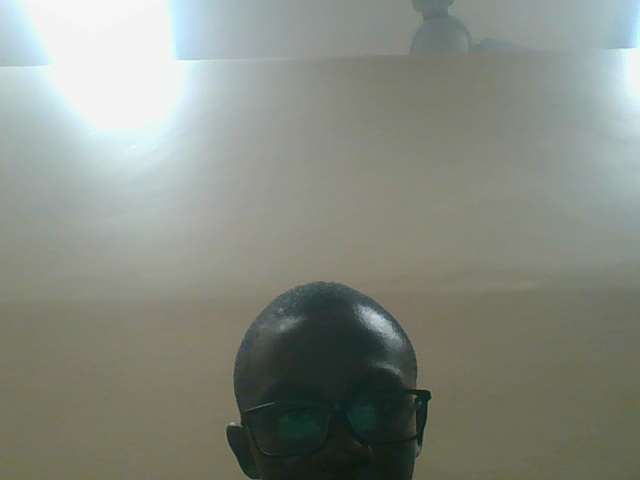
#> input picture Computer Vision 1/Mining CV System/mining_capture_20251002_194608.jpg, 640 x 480 px
$ python -i utils.py   (imports and definitions only)   (older library calls are emulated)
#> lines starting #> are read from the running program, lines starting #| are printed output that depends on the picture
#> further down, picture is the input picture: shape (480, 640, 3); mean B, G, R 130, 139.3, 134.1
#!/usr/bin/env python3
"""
Utility functions for Mining Computer Vision System
==================================================

This module contains utility functions for data processing,
file operations, and system utilities.
"""

import cv2
import numpy as np
import json
import os
from datetime import datetime
import logging
from typing import Dict, List, Tuple, Optional
import math

# [47 lines left out: functions setup_logging, save_detection_data, load_detection_data, calculate_ore_value, not called in this run]

def calculate_distance(point1: Tuple[int, int], point2: Tuple[int, int]) -> float:
    """Calculate Euclidean distance between two points"""
    return math.sqrt((point1[0] - point2[0])**2 + (point1[1] - point2[1])**2)

# [42 lines left out: functions calculate_angle, resize_image, enhance_image, not called in this run]

def detect_edges(image: np.ndarray, method: str = "canny") -> np.ndarray:
    """Detect edges in image"""
#> called with method = 'canny'
    gray = cv2.cvtColor(image, cv2.COLOR_BGR2GRAY)
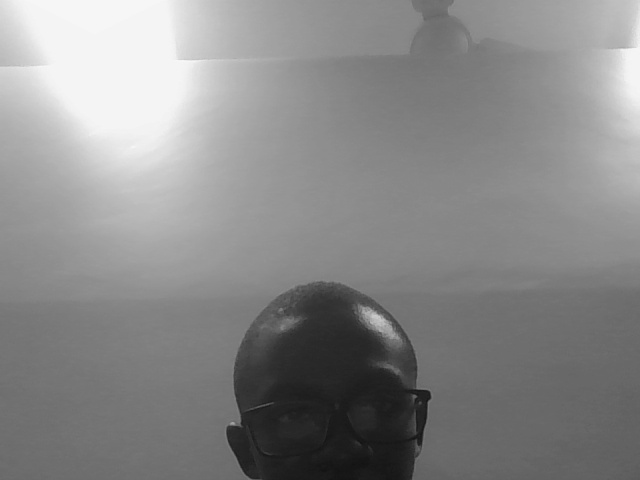
#> gray: shape (480, 640); min 19, max 248, mean 136.7

    if method == "canny":
        return cv2.Canny(gray, 50, 150)
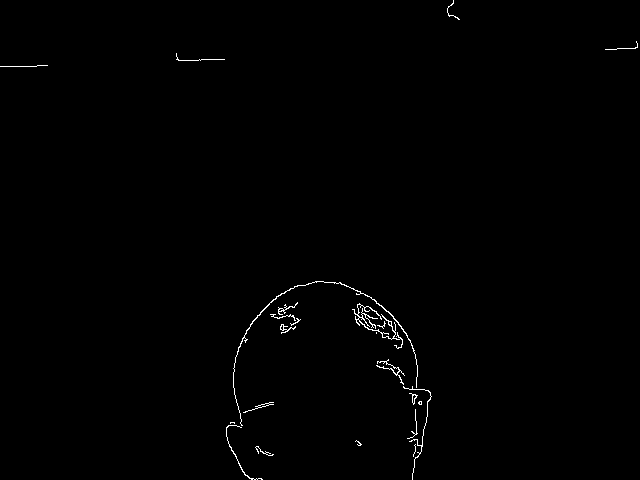
#> returned value: shape (480, 640); 0.54% white in thin lines or dots
    elif method == "sobel":
        sobelx = cv2.Sobel(gray, cv2.CV_64F, 1, 0, ksize=3)
        sobely = cv2.Sobel(gray, cv2.CV_64F, 0, 1, ksize=3)
        return np.sqrt(sobelx**2 + sobely**2)
    elif method == "laplacian":
        return cv2.Laplacian(gray, cv2.CV_64F)

    return gray

# [48 lines left out: functions create_color_mask, find_largest_contour, draw_bounding_box, draw_contour_info, calculate_contour_center, is_contour_valid and 1 more, not called in this run]

def apply_roi_mask(image: np.ndarray, mask: np.ndarray) -> np.ndarray:
    """Apply region of interest mask to image"""
    return cv2.bitwise_and(image, image, mask=mask)

# [96 lines left out: functions calculate_image_statistics, create_heatmap, format_timestamp, format_duration, validate_config, create_directory_if_not_exists and 2 more, not called in this run]

>>> import cv2
>>> picture = cv2.imread('mining_capture_20251002_194608.jpg')
>>> result = detect_edges(picture)
